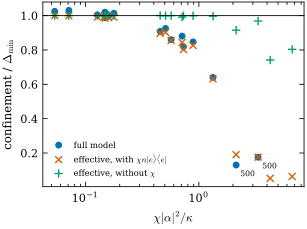

Here is the Python script that generated this plot:
"""P9: la desviación del confinamiento del modelo completo respecto al modelo mínimo frente a χ|α|²/κ,
χ = (8/3)g_x²/ω. Lee data/pfig3/ (modelo completo), data/efectivo/ (efectivo estático con y sin χn|e><e|)
y data/minimo/ (Δ). Escribe data/p9_diagnostico.csv y p9_diagnostico.pdf/png (figura de diagnóstico).
"""
import os, glob
import numpy as np
import matplotlib.pyplot as plt
import comun as C
import estilo as E
import principal_fig3 as PF3

KAP = 0.03


def main():
    Tm = PF3.minimo(); k2, D0 = Tm[:, 0], Tm[:, 1]
    Delta = lambda x: np.exp(np.interp(np.log(x), np.log(k2), np.log(D0)))     # en unidades de κ
    efe = {}
    for f in glob.glob(os.path.join(C.DATA, 'efectivo', '*.npz')):
        z = np.load(f); efe[(float(z['gx']), float(z['w']), float(z['gzk']), int(z['chi']))] = float(z['conf'])
    filas = []
    for f in sorted(glob.glob(os.path.join(C.DATA, 'pfig3', '*.npz'))):
        z = np.load(f)
        gx, w, gzk, al2 = float(z['gx']), float(z['w']), float(z['gzk']), float(z['al2'])
        k2k = float(z['kap2']) / KAP
        chi = 8 * gx**2 / (3 * w)
        dmin = Delta(k2k) * KAP
        cf = PF3.conf_modelo_completo(z)[0]
        e1 = efe.get((gx, w, gzk, 1), np.nan); e0 = efe.get((gx, w, gzk, 0), np.nan)
        filas.append([gx, w, gzk, k2k, w / KAP, gx / w, chi * al2 / KAP, cf / dmin, e1 / dmin, e0 / dmin, cf / e1])
    T = np.array(filas)
    np.savetxt(os.path.join(C.DATA, 'p9_diagnostico.csv'), T, delimiter=',', comments='',
               header='g_x, omega, g_z/kappa, kappa_2/kappa, omega/kappa, g_x/omega, chi|alpha|^2/kappa (|alpha|^2=4), '
                      'conf_full/Delta_min, conf_eff(with chi)/Delta_min, conf_eff(without chi)/Delta_min, conf_full/conf_eff(with chi)')
    E.aplicar()
    fig, ax = plt.subplots(figsize=(E.COL1, 2.4))
    o = np.argsort(T[:, 6])
    ax.semilogx(T[:, 6], T[:, 7], 'o', color=E.OKABE[0], ms=4, label='full model')
    ax.semilogx(T[:, 6], T[:, 8], 'x', color=E.OKABE[1], ms=5, label=r'effective, with $\chi n|e\rangle\langle e|$')
    ax.semilogx(T[:, 6], T[:, 9], '+', color=E.OKABE[2], ms=6, label=r'effective, without $\chi$')
    for r in T:
        if r[4] > 300:
            ax.annotate(f"{r[4]:.0f}", (r[6], r[7]), xytext=(3, -8), textcoords='offset points', fontsize=5.5)
    ax.axhline(1, color='k', lw=0.6)
    ax.set_xlabel(r'$\chi|\alpha|^2/\kappa$'); ax.set_ylabel(r'confinement / $\Delta_{\rm min}$')
    ax.legend(fontsize=6, loc='lower left')
    for ext in ('pdf', 'png'):
        fig.savefig(os.path.join(C.AQUI, f'p9_diagnostico.{ext}'))
    print("g_x/ω  ω/κ  g_z/κ  κ₂/κ  χ|α|²/κ  full/Δ  ef(χ)/Δ  ef(sin χ)/Δ  full/ef(χ)")
    for r in T[o]:
        print(f"{r[5]:.4f} {r[4]:5.0f} {r[2]:4.1f} {r[3]:.3f} {r[6]:8.4f}  {r[7]:.3f}  {r[8]:.3f}  {r[9]:.3f}  {r[10]:.3f}")


if __name__ == '__main__':
    main()
